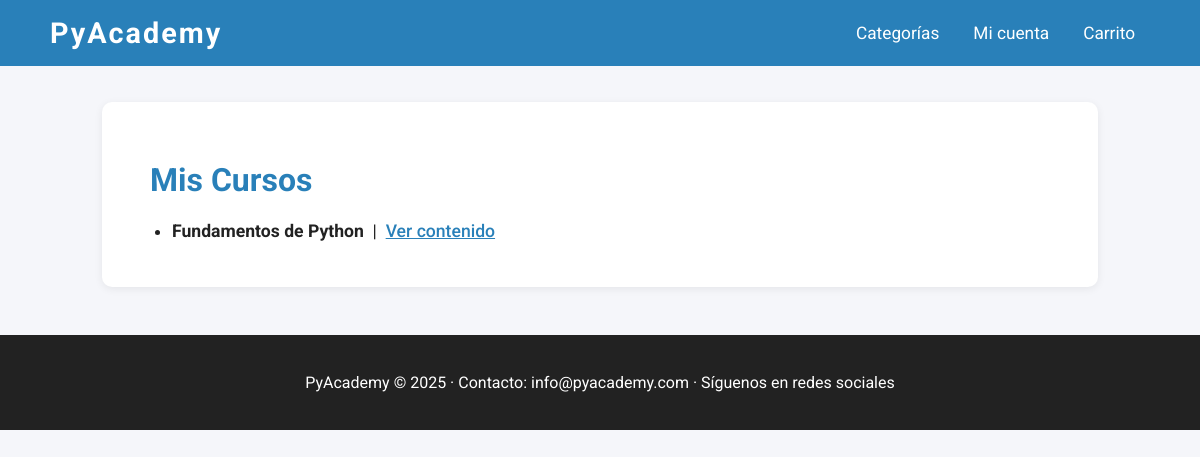
/mis-cursos/ (signed in), run on an earlier commit of the app's database.
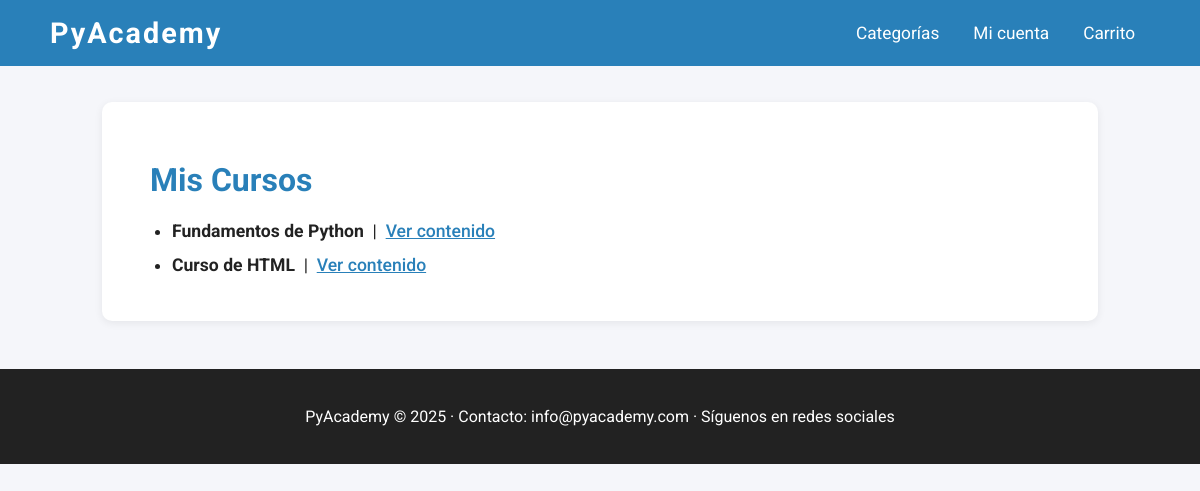
And on a later commit of the database.
### app/models.py (models this page shows)
class Course(models.Model):
    id = models.UUIDField(primary_key=True, default=uuid.uuid4, editable=False)
    title = models.CharField(max_length=250)
    date = models.DateField()
    duration = models.IntegerField()
    certification_price = models.DecimalField(max_digits=8, decimal_places=2)
    slug = models.SlugField(unique=True)
    img = models.ImageField(upload_to='portadas/', null=True, blank=True)
    category = models.ForeignKey(Category, on_delete=models.CASCADE, related_name='cursos')
    LEVELS = (
        ('Basic', 'Basic'),
        ('Intermediate', 'Intermediate'),
        ('Experienced', 'Experienced'),
    )
    level = models.CharField(max_length=15, choices=LEVELS)

### app/views.py (the view)
# urls.py: path('mis-cursos/', my_courses, name='my_courses'),
@login_required
def my_courses(request):
    pagos = Payment.objects.filter(usuario=request.user, state='PAID').select_related('curso')
    cursos = list({pago.curso.id: pago.curso for pago in pagos}.values())
    context = {
        'cursos': cursos,
        'title': 'Mis Cursos'
    }
    return render(request, 'pages/my_courses.html', context)

### app/templates/pages/my_courses.html (shortened to what this page needs)
{% load i18n %}
<!DOCTYPE html>
<html lang="es">
<head>
</head>
<body>
    <header>
        <nav>
            <a href="{% url 'home' %}" class="logo" style="text-decoration:none; color:inherit;">PyAcademy</a>
            <div class="nav-links">
                <a href="{% url 'categories' %}">{% trans "Categorías" %}</a>
                <a href="{% url 'profile' %}">{% trans "Mi cuenta" %}</a>
                <a href="{% url 'cart' %}">{% trans "Carrito" %}</a>
            </div>
        </nav>
    </header>
    <div class="container">
        <h2>{% trans "Mis Cursos" %}</h2>
        {% if cursos %}
            <ul>
            {% for curso in cursos %}
                <li>
                    <span style="font-weight:bold;">{{ curso.title }}</span>
                    &nbsp;|&nbsp;
                    <a class="course-link" href="{% url 'course_content' curso.slug %}">{% trans "Ver contenido" %}</a>
                </li>
            {% endfor %}
            </ul>
        {% else %}
            <p>{% trans "No has comprado ningún curso aún." %}</p>
        {% endif %}
    </div>
    <footer class="footer">
        <p>{% trans "PyAcademy © 2025 · Contacto: info@pyacademy.com · Síguenos en redes sociales" %}</p>
    </footer>
</body>
</html>

What changed in the data, as far as the page shows it:
added Course: title "Curso de HTML"
